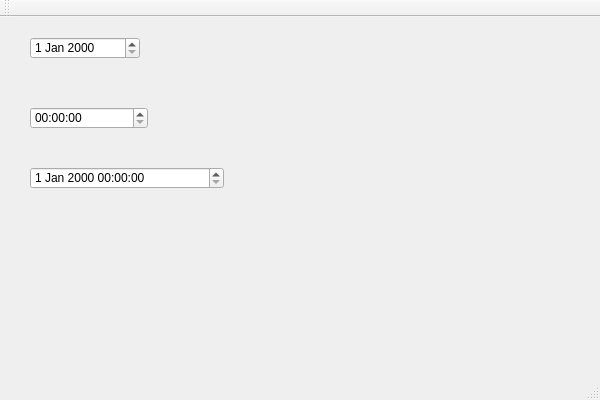
<?xml version="1.0" encoding="UTF-8"?>
<ui version="4.0">
 <class>MyClassClass</class>
 <widget class="QMainWindow" name="MyClassClass">
  <property name="geometry">
   <rect>
    <x>0</x>
    <y>0</y>
    <width>600</width>
    <height>400</height>
   </rect>
  </property>
  <property name="windowTitle">
   <string>MyClass</string>
  </property>
  <widget class="QWidget" name="centralWidget">
   <widget class="QDateEdit" name="dateEdit">
    <property name="geometry">
     <rect>
      <x>30</x>
      <y>20</y>
      <width>110</width>
      <height>22</height>
     </rect>
    </property>
   </widget>
   <widget class="QDateTimeEdit" name="dateTimeEdit">
    <property name="geometry">
     <rect>
      <x>30</x>
      <y>150</y>
      <width>194</width>
      <height>22</height>
     </rect>
    </property>
   </widget>
   <widget class="QTimeEdit" name="timeEdit">
    <property name="geometry">
     <rect>
      <x>30</x>
      <y>90</y>
      <width>118</width>
      <height>22</height>
     </rect>
    </property>
   </widget>
  </widget>
  <widget class="QMenuBar" name="menuBar">
   <property name="geometry">
    <rect>
     <x>0</x>
     <y>0</y>
     <width>600</width>
     <height>21</height>
    </rect>
   </property>
  </widget>
  <widget class="QToolBar" name="mainToolBar">
   <attribute name="toolBarArea">
    <enum>TopToolBarArea</enum>
   </attribute>
   <attribute name="toolBarBreak">
    <bool>false</bool>
   </attribute>
  </widget>
  <widget class="QStatusBar" name="statusBar"/>
 </widget>
 <layoutdefault spacing="6" margin="11"/>
 <resources>
  <include location="myclass.qrc"/>
 </resources>
 <connections/>
</ui>
